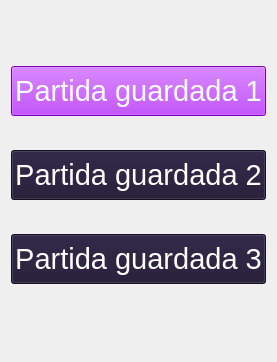
        <widget class="QWidget" name="cargar">
         <property name="maximumSize">
          <size>
           <width>1800</width>
           <height>1080</height>
          </size>
         </property>
         <property name="layoutDirection">
          <enum>Qt::RightToLeft</enum>
         </property>
         <layout class="QVBoxLayout" name="verticalLayout">
          <property name="spacing">
           <number>34</number>
          </property>
          <property name="topMargin">
           <number>66</number>
          </property>
          <property name="bottomMargin">
           <number>78</number>
          </property>
          <item>
           <widget class="QPushButton" name="botonPartida1">
            <property name="sizePolicy">
             <sizepolicy hsizetype="Preferred" vsizetype="Minimum">
              <horstretch>0</horstretch>
              <verstretch>0</verstretch>
             </sizepolicy>
            </property>
            <property name="minimumSize">
             <size>
              <width>150</width>
              <height>50</height>
             </size>
            </property>
            <property name="maximumSize">
             <size>
              <width>1800</width>
              <height>125</height>
             </size>
            </property>
            <property name="font">
             <font>
              <family>MS Sans Serif</family>
              <pointsize>22</pointsize>
             </font>
            </property>
            <property name="cursor">
             <cursorShape>PointingHandCursor</cursorShape>
            </property>
            <property name="layoutDirection">
             <enum>Qt::RightToLeft</enum>
            </property>
            <property name="styleSheet">
             <string notr="true">color: white;
background-color: rgb(170, 0, 255);</string>
            </property>
            <property name="text">
             <string>Partida guardada 1</string>
            </property>
           </widget>
          </item>
          <item>
           <widget class="QPushButton" name="botonPartida2">
            <property name="sizePolicy">
             <sizepolicy hsizetype="Preferred" vsizetype="Minimum">
              <horstretch>0</horstretch>
              <verstretch>0</verstretch>
             </sizepolicy>
            </property>
            <property name="minimumSize">
             <size>
              <width>150</width>
              <height>50</height>
             </size>
            </property>
            <property name="maximumSize">
             <size>
              <width>1800</width>
              <height>125</height>
             </size>
            </property>
            <property name="font">
             <font>
              <family>MS Sans Serif</family>
              <pointsize>22</pointsize>
             </font>
            </property>
            <property name="cursor">
             <cursorShape>PointingHandCursor</cursorShape>
            </property>
            <property name="layoutDirection">
             <enum>Qt::RightToLeft</enum>
            </property>
            <property name="styleSheet">
             <string notr="true">color: white;
background-color: #1e1532;</string>
            </property>
            <property name="text">
             <string>Partida guardada 2</string>
            </property>
           </widget>
          </item>
          <item>
           <widget class="QPushButton" name="botonPartida3">
            <property name="sizePolicy">
             <sizepolicy hsizetype="Preferred" vsizetype="Minimum">
              <horstretch>0</horstretch>
              <verstretch>0</verstretch>
             </sizepolicy>
            </property>
            <property name="minimumSize">
             <size>
              <width>150</width>
              <height>50</height>
             </size>
            </property>
            <property name="maximumSize">
             <size>
              <width>1800</width>
              <height>125</height>
             </size>
            </property>
            <property name="font">
             <font>
              <family>MS Sans Serif</family>
              <pointsize>22</pointsize>
             </font>
            </property>
            <property name="cursor">
             <cursorShape>PointingHandCursor</cursorShape>
            </property>
            <property name="layoutDirection">
             <enum>Qt::RightToLeft</enum>
            </property>
            <property name="styleSheet">
             <string notr="true">color: white;
background-color: #1e1532;</string>
            </property>
            <property name="text">
             <string>Partida guardada 3</string>
            </property>
           </widget>
          </item>
         </layout>
        </widget>
